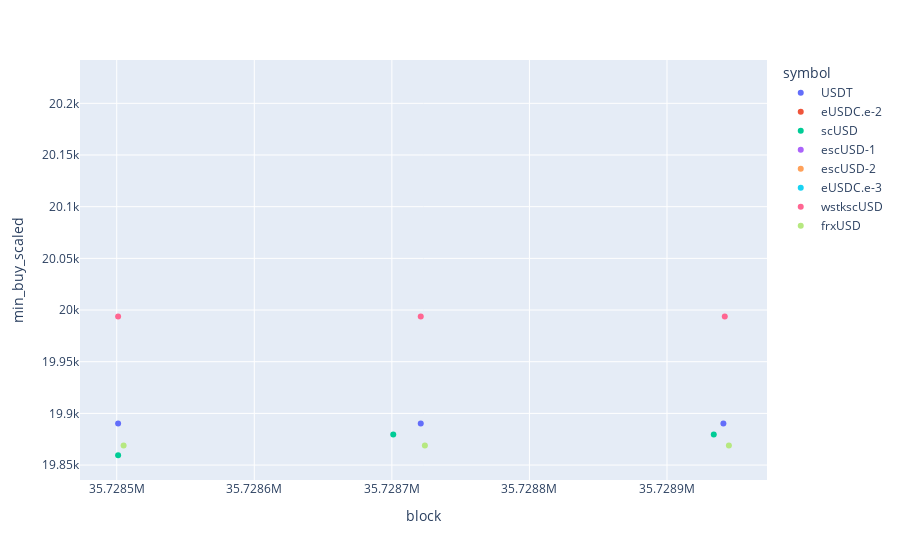

Notebook source saved alongside this figure:
### Code cell
import plotly.express as px

px.scatter(df, x=df["block"], y="min_buy_scaled", color="symbol")

### Figure 1 — Plotly figure (JSON) as saved in the notebook; plotly's stock layout.template omitted (floating-point values rounded to 4 significant figures)
{"data": [{"hovertemplate": "symbol=USDT<br>block=%{x}<br>min_buy_scaled=%{y}<extra></extra>", "legendgroup": "USDT", "marker": {"color": "#636efa", "symbol": "circle"}, "mode": "markers", "name": "USDT", "orientation": "v", "showlegend": true, "type": "scatter", "x": [35728501, 35728721, 35728941], "xaxis": "x", "y": [19890.0, 19890.0, 19890.0], "yaxis": "y"}, {"hovertemplate": "symbol=eUSDC.e-2<br>block=%{x}<br>min_buy_scaled=%{y}<extra></extra>", "legendgroup": "eUSDC.e-2", "marker": {"color": "#EF553B", "symbol": "circle"}, "mode": "markers", "name": "eUSDC.e-2", "orientation": "v", "showlegend": true, "type": "scatter", "x": [null, null, null], "xaxis": "x", "y": [20040.0, 20040.0, 20040.0], "yaxis": "y"}, {"hovertemplate": "symbol=scUSD<br>block=%{x}<br>min_buy_scaled=%{y}<extra></extra>", "legendgroup": "scUSD", "marker": {"color": "#00cc96", "symbol": "circle"}, "mode": "markers", "name": "scUSD", "orientation": "v", "showlegend": true, "type": "scatter", "x": [35728501, 35728701, 35728934], "xaxis": "x", "y": [19860.0, 19880.0, 19880.0], "yaxis": "y"}, {"hovertemplate": "symbol=escUSD-1<br>block=%{x}<br>min_buy_scaled=%{y}<extra></extra>", "legendgroup": "escUSD-1", "marker": {"color": "#ab63fa", "symbol": "circle"}, "mode": "markers", "name": "escUSD-1", "orientation": "v", "showlegend": true, "type": "scatter", "x": [null, null, null], "xaxis": "x", "y": [20070.0, 20090.0, 20090.0], "yaxis": "y"}, {"hovertemplate": "symbol=escUSD-2<br>block=%{x}<br>min_buy_scaled=%{y}<extra></extra>", "legendgroup": "escUSD-2", "marker": {"color": "#FFA15A", "symbol": "circle"}, "mode": "markers", "name": "escUSD-2", "orientation": "v", "showlegend": true, "type": "scatter", "x": [null, null, null], "xaxis": "x", "y": [20100.0, 20120.0, 20120.0], "yaxis": "y"}, {"hovertemplate": "symbol=eUSDC.e-3<br>block=%{x}<br>min_buy_scaled=%{y}<extra></extra>", "legendgroup": "eUSDC.e-3", "marker": {"color": "#19d3f3", "symbol": "circle"}, "mode": "markers", "name": "eUSDC.e-3", "orientation": "v", "showlegend": true, "type": "scatter", "x": [null, null, null], "xaxis": "x", "y": [20220.0, 20220.0, 20220.0], "yaxis": "y"}, {"hovertemplate": "symbol=wstkscUSD<br>block=%{x}<br>min_buy_scaled=%{y}<extra></extra>", "legendgroup": "wstkscUSD", "marker": {"color": "#FF6692", "symbol": "circle"}, "mode": "markers", "name": "wstkscUSD", "orientation": "v", "showlegend": true, "type": "scatter", "x": [35728501, 35728721, 35728942], "xaxis": "x", "y": [19990.0, 19990.0, 19990.0], "yaxis": "y"}, {"hovertemplate": "symbol=frxUSD<br>block=%{x}<br>min_buy_scaled=%{y}<extra></extra>", "legendgroup": "frxUSD", "marker": {"color": "#B6E880", "symbol": "circle"}, "mode": "markers", "name": "frxUSD", "orientation": "v", "showlegend": true, "type": "scatter", "x": [35728505, 35728724, 35728945], "xaxis": "x", "y": [19870.0, 19870.0, 19870.0], "yaxis": "y"}], "layout": {"legend": {"title": {"text": "symbol"}, "tracegroupgap": 0}, "margin": {"t": 60}, "xaxis": {"anchor": "y", "domain": [0, 1], "title": {"text": "block"}}, "yaxis": {"anchor": "x", "domain": [0, 1], "title": {"text": "min_buy_scaled"}}}}
